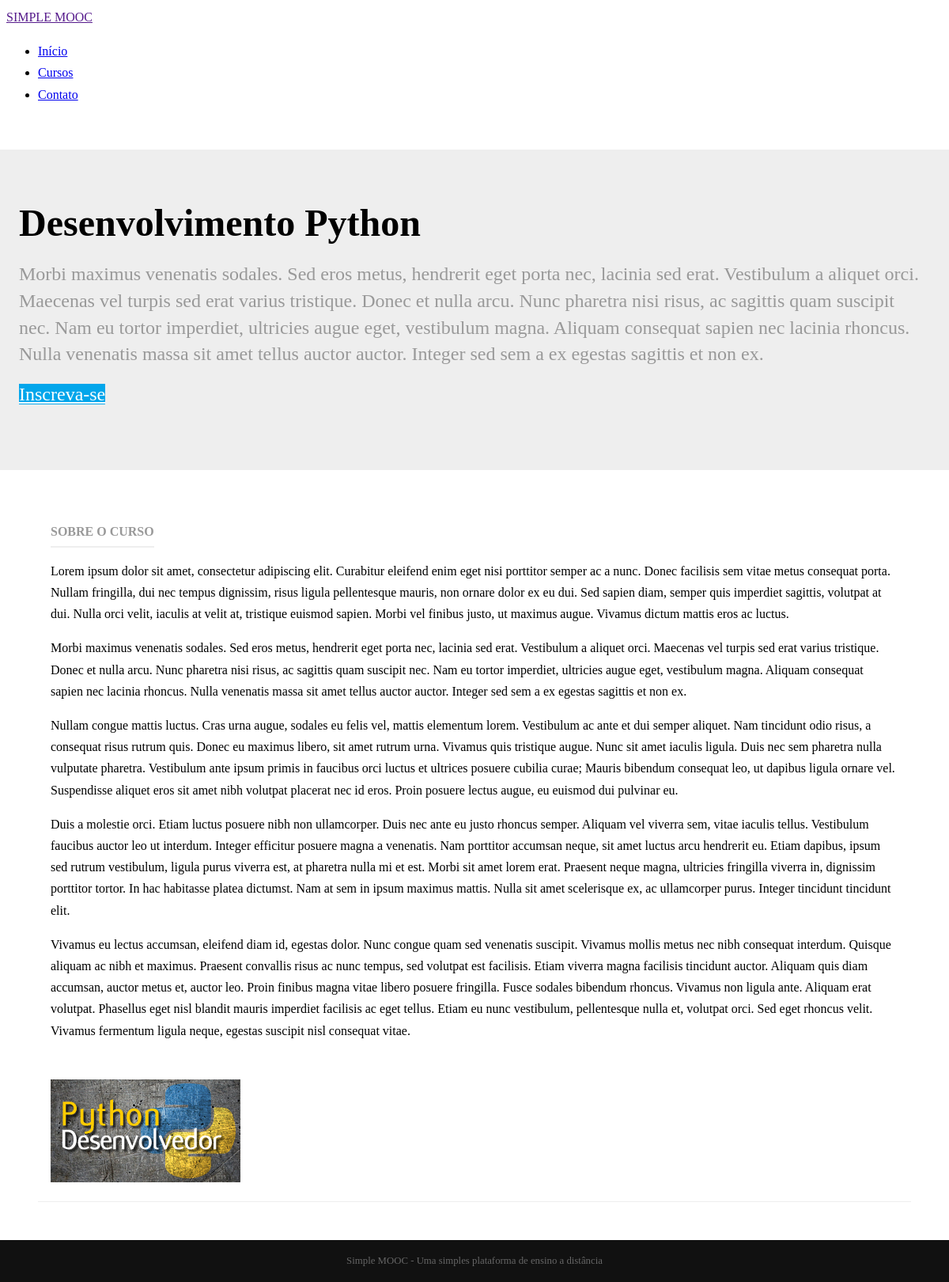
Screenshot of /cursos/2 with the database file from the repository.
### courses/models.py (models this page shows)
class Course(models.Model):
    name = models.CharField('Nome', max_length=100)
    slug = models.SlugField('Atalho')
    description = models.TextField('Descrição Simples', blank=True)
    about = models.TextField('Sobre o Curso', blank=True)
    start_date = models.DateField('Data de Início', null=True, blank=True)
    image = models.ImageField(upload_to='courses/images', verbose_name='Imagem', null=True, blank=True)
    created_at = models.DateTimeField('Criado em', auto_now_add=True)
    updated_at = models.DateTimeField('Atualizado em', auto_now=True)
    objects = CourseManager()
    def __str__(self):
        return self.name
    class Meta:
        verbose_name = 'Curso'
        verbose_name_plural = 'Cursos'
        ordering = ['name']

### courses/views.py (the view)
# urls.py: path('<int:pk>', views.details, name="details")
def details(request, pk):
    course = Course.objects.get(pk=pk)
    template_name = 'courses/details.html'
    context = {
        'course': course
    }
    return render(request, template_name, context)

### courses/templates/courses/details.html
{% extends "base.html" %}
{% load static %}
{% block content %}
<div class="splash">
    <div class="pure-g-r">
        <div class="pure-u-1">
            <div class="l-box splash-text">
                <h1 class="splash-head">
                    {{ course }}
                </h1>
                <h2 class="splash-subhead">
                    {{ course.description }}
                </h2>
                <p>
                    <a href="#" class="pure-button primary-button">Inscreva-se</a>
                </p>
            </div>
        </div>
    </div>
</div>
<div class="pure-g-r content-ribbon">
    <div class="pure-u-2-3">
        <div class="l-box">
            <h4 class="content-subhead">Sobre o Curso</h4>
            {{ course.about|linebreaks }}
        </div>
    </div>
    <div class="pure-u-1-3">
        <div class="l-box">
            {% if course.image %}
            <img src="{{ course.image.url }}" alt="" />
            {% else %}
            <img src="{% static 'img/course-image.png' %}" alt="" />
            {% endif %}
        </div>
    </div>
</div>
{% endblock %}

### core/static/css/styles.css (style rules this page uses)
* { -webkit-box-sizing: border-box; -moz-box-sizing: border-box; box-sizing: border-box; }
body { margin: 0 auto; line-height: 1.7em; }
.l-box { padding: 1em; }
body .primary-button { background: #02a6eb; color: #fff; }
.splash { margin: 2em auto 0; padding: 3em 0.5em; background: #eee; }
.splash .splash-head { font-size: 300%; margin: 0em 0; line-height: 1.2em; }
.splash .splash-subhead { color: #999; font-weight: 300; line-height: 1.4em; }
.splash .primary-button { font-size: 150%; }
.content .content-subhead { color: #999; padding-bottom: 0.3em; text-transform: uppercase; margin: 0; border-bottom: 2px solid #eee; display: inline-block; }
.content .content-ribbon { margin: 3em; border-bottom: 1px solid #eee; }

### rows the page displays
Course: name "Desenvolvimento Python", description "Morbi maximus venenatis sodales. Sed eros metus, hendrerit eget porta nec, lacinia sed erat. Vestibulum a aliquet orci. Maecenas vel turpis sed erat varius tristique. Donec et nulla arcu. Nunc pharetra nisi risus, ac sagittis quam suscipit nec. Nam eu tortor imperdiet, ultricies augue eget, vestibulum magna. Aliquam consequat sapien nec lacinia rhoncus. Nulla venenatis massa sit amet tellus auctor auctor. Integer sed sem a ex egestas sagittis et non ex.", about "Lorem ipsum dolor sit amet, consectetur adipiscing elit. Curabitur eleifend enim eget nisi porttitor semper ac a nunc. Donec facilisis sem vitae metus consequat porta. Nullam fringilla, dui nec tempus dignissim, risus ligula pellentesque mauris, non ornare dolor ex eu dui. Sed sapien diam, semper quis imperdiet sagittis, volutpat at dui. Nulla orci velit, iaculis at velit at, tristique euismod sapien. Morbi vel finibus justo, ut maximus augue. Vivamus dictum mattis eros ac luctus. Morbi maximus venenatis sodales. Sed eros metus, hendrerit eget porta nec, lacinia sed erat. Vestibulum a aliquet orci. Maecenas vel turpis sed erat varius tristique. Donec et nulla arcu. Nunc pharetra nisi risus,…", image (picture)
